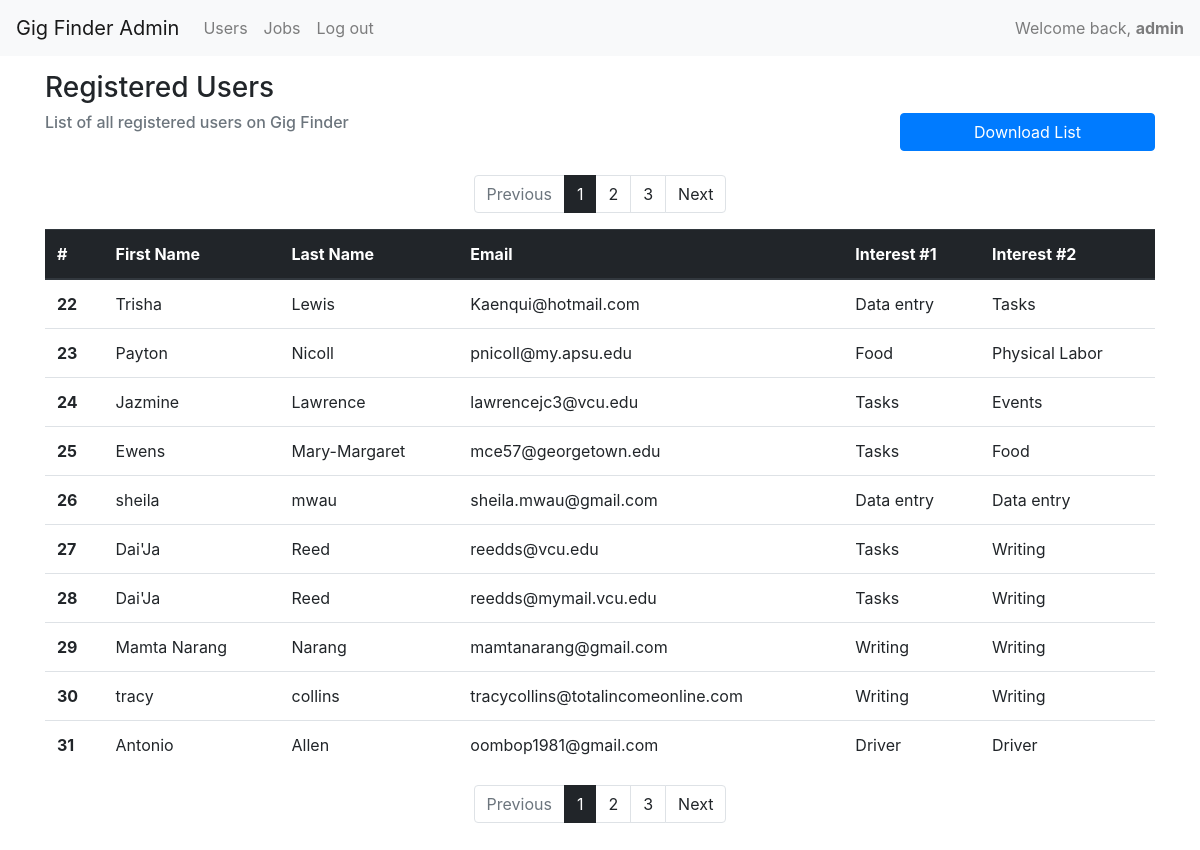
Page /gigFinder/users/ (signed in) on the committed database.
### gig_finder_admin/models.py (models this page shows)
class User(models.Model):
	FirstName = models.CharField(max_length=250, default='')
	LastName = models.CharField(max_length=250, default='')
	Email = models.CharField(max_length=250, default='')
	interest1 = models.CharField(max_length=250, default='')
	interest2 = models.CharField(max_length=250, default='')

### gig_finder_admin/views.py (the view)
# urls.py: path('users/', login_required(views.UserIndexView.as_view()), name='userIndex'),
class UserIndexView(generic.ListView):
    template_name = 'user/index.html'
    context_object_name = 'users'
    model = User
    paginate_by = 10

### gig_finder_admin/templates/user/index.html (shortened to what this page needs)
{% extends 'base.html' %}
{% load static %}
{% block stylesheet %}
  <link rel="stylesheet" href="{% static './css/gigFinder.css' %}">
{% endblock %}
{% block content %}
  <div class="row">
    <div class="col-6">
      <h3>Registered Users</h3>
    </div>
  </div>
  <div class="row">
    <div class="col-6">
        <h6 class="mb-2 text-muted">List of all registered users on Gig Finder</h6>
    </div>
    <div class="offset-3 col-3">
      <button type="button" class="btn btn-block btn-primary" onclick="exportModel('modelUrl')">Download List</button>
    </div>
  </div>
  <br>
  {% if users %}
    {% include "paginator.html" %}
    <table class="table table-hover">
      <thead class="thead-dark">
        <tr>
          <th scope="col">#</th>
          <th scope="col">First Name</th>
          <th scope="col">Last Name</th>
          <th scope="col">Email</th>
          <th scope="col">Interest #1</th>
          <th scope="col">Interest #2</th>
        </tr>
      </thead>
      <tbody>
        {% for user in users %}
          <tr>
            <th scope="row">{{ user.id }}</th>
            <td>{{ user.FirstName }}</td>
            <td>{{ user.LastName }}</td>
            <td>{{ user.Email }}</td>
            <td>{{ user.interest1 }}</td>
            <td>{{ user.interest2 }}</td>
          </tr>
        {% endfor %}
      </tbody>
    </table>
    {% include "paginator.html" %}
  {% endif %}
{% endblock %}

### templates/navbar.html (shortened to what this page needs)
{% block navbar %}
<nav class="navbar navbar-expand-lg navbar-light bg-light">
    <a class="navbar-brand" href="{% url 'polls:index' %}">Gig Finder Admin</a>
    <div class="collapse navbar-collapse" id="navbarSupportedContent">
      <ul class="navbar-nav mr-auto">
        <li class="nav-item">
          <a class="nav-link" href="{% url 'gigFinder:userIndex' %}">Users</a>
        </li>
        <li class="nav-item">
          <a class="nav-link" href="{% url 'gigFinder:jobIndex' %}">Jobs</a>
        </li>
        <li class="nav-item">
          <a class="nav-link" href="{% url 'logout' %}">Log out</a>
        </li>
      </ul>
      {% if user.is_authenticated %}
        <span class="navbar-text">Welcome back, <strong>{{ user.username }}</strong></span>
      {% endif %}
    </div>
</nav>
{% endblock %}

### rows in the picture
User: id "22", FirstName "Trisha", LastName "Lewis", Email "Kaenqui@hotmail.com", interest1 "Data entry", interest2 "Tasks"
User: id "23", FirstName "Payton", LastName "Nicoll", Email "pnicoll@my.apsu.edu", interest1 "Food", interest2 "Physical Labor"
User: id "24", FirstName "Jazmine", LastName "Lawrence", Email "lawrencejc3@vcu.edu", interest1 "Tasks", interest2 "Events"
User: id "25", FirstName "Ewens", LastName "Mary-Margaret", Email "mce57@georgetown.edu", interest1 "Tasks", interest2 "Food"
User: id "26", FirstName "sheila", LastName "mwau", Email "sheila.mwau@gmail.com", interest1 "Data entry", interest2 "Data entry"
User: id "27", FirstName "Dai'Ja", LastName "Reed", Email "reedds@vcu.edu", interest1 "Tasks", interest2 "Writing"
User: id "28", FirstName "Dai'Ja", LastName "Reed", Email "reedds@mymail.vcu.edu", interest1 "Tasks", interest2 "Writing"
User: id "29", FirstName "Mamta Narang", LastName "Narang", Email "mamtanarang@gmail.com", interest1 "Writing", interest2 "Writing"
User: id "30", FirstName "tracy", LastName "collins", Email "tracycollins@totalincomeonline.com", interest1 "Writing", interest2 "Writing"
User: id "31", FirstName "Antonio", LastName "Allen", Email "oombop1981@gmail.com", interest1 "Driver", interest2 "Driver"

### other values in the picture
{{ user.username }} "admin"
{{ i }} "1" "1"
{{ i }} "2" "3" "2" "3"
